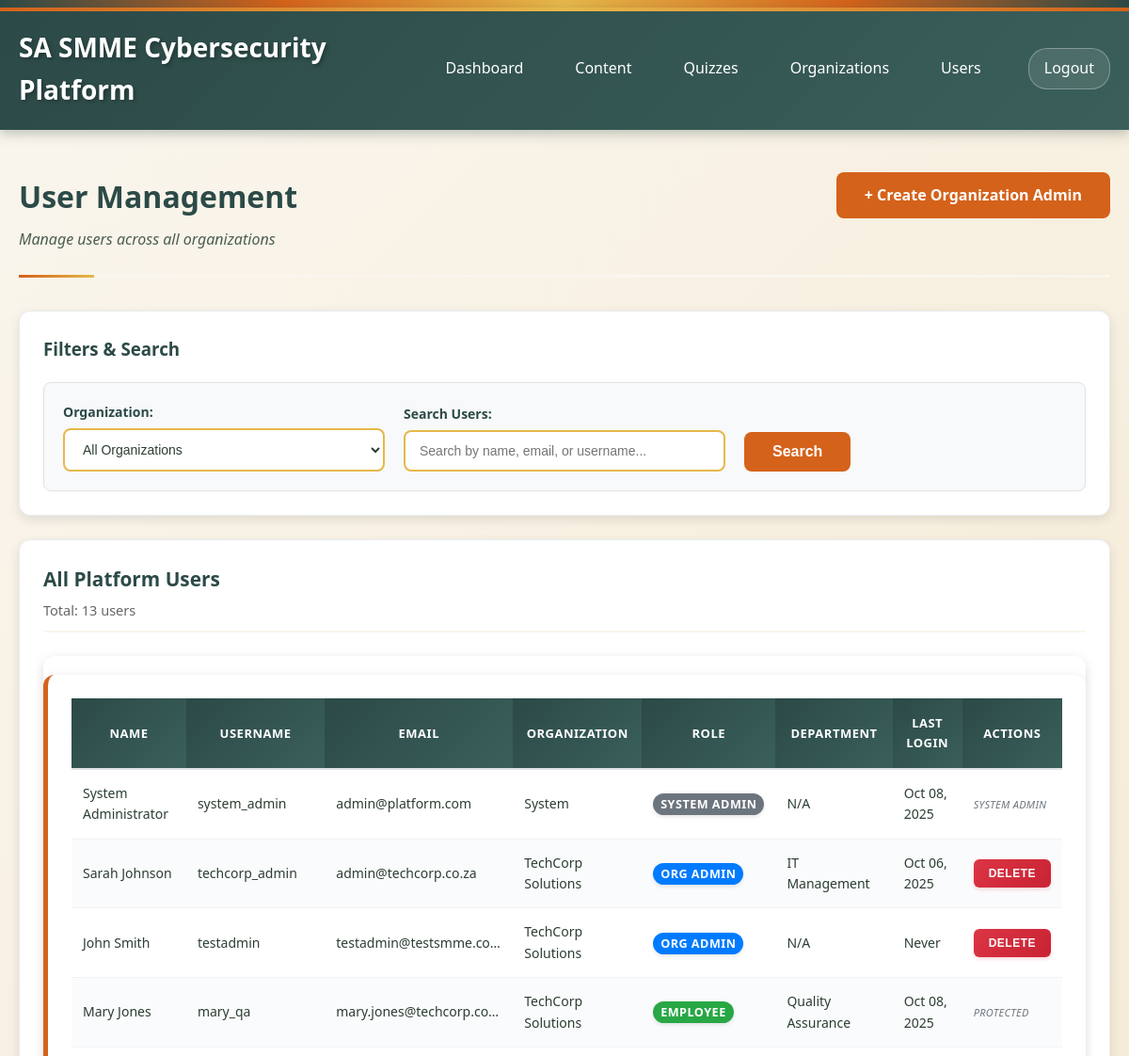
The page /user_management.php (signed in, upper part) on the database as committed earlier.
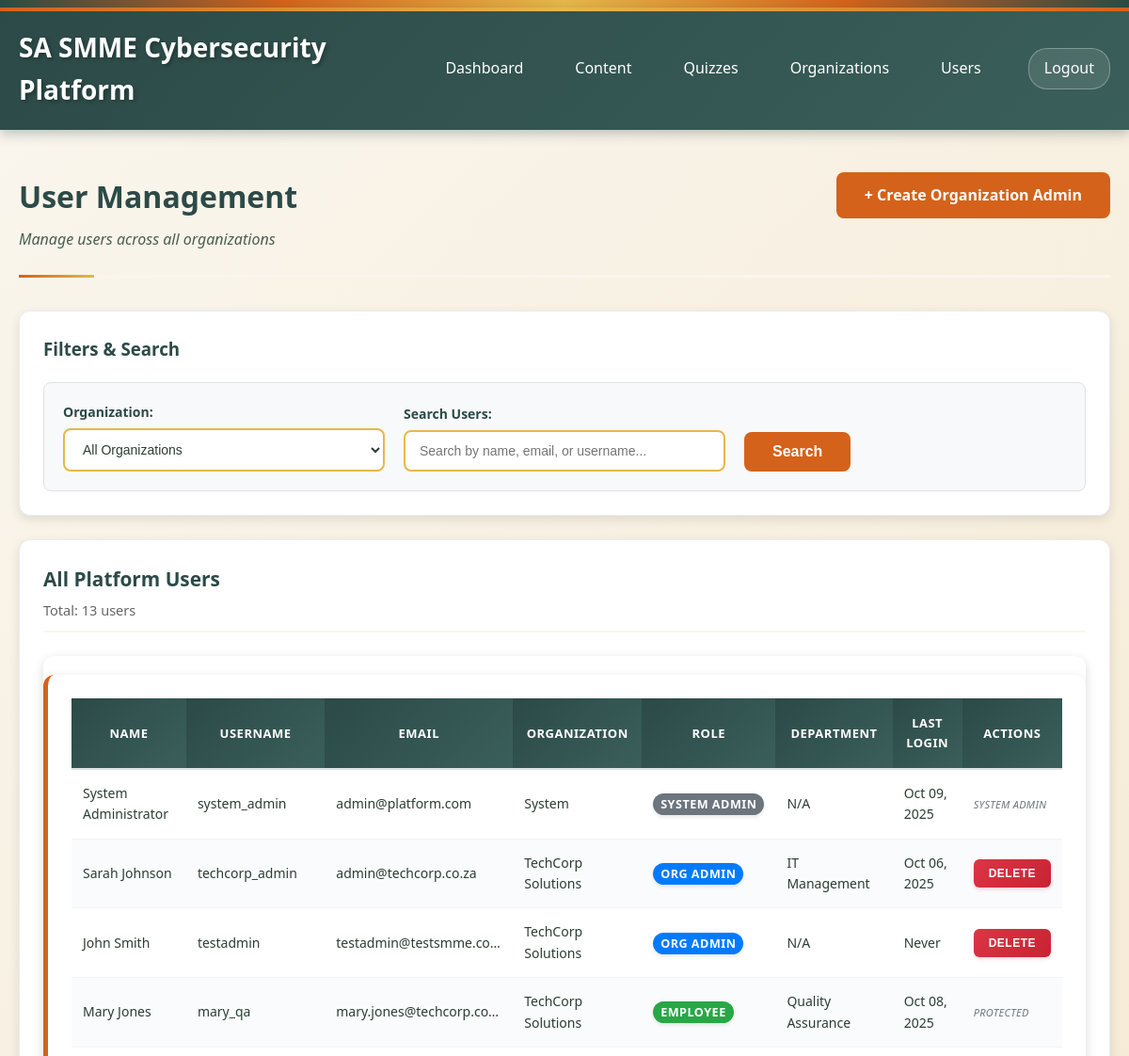
The same page on the database as committed later.
### tables this page shows
CREATE TABLE users (
    id INTEGER PRIMARY KEY AUTOINCREMENT,
    organization_id INTEGER, -- NULL for system admins
    username VARCHAR(50) UNIQUE NOT NULL,
    email VARCHAR(100) UNIQUE NOT NULL,
    password_hash VARCHAR(255) NOT NULL,
    first_name VARCHAR(50) NOT NULL,
    last_name VARCHAR(50) NOT NULL,
    role_id INTEGER NOT NULL,
    employee_id VARCHAR(50), -- Organization-specific employee ID
    department VARCHAR(100),
    job_title VARCHAR(100),
    manager_id INTEGER, -- Self-referencing for org hierarchy
    phone VARCHAR(20),
    hire_date DATE,
    status_id INTEGER DEFAULT 1,
    last_login TIMESTAMP,
    is_active BOOLEAN DEFAULT 1,
    created_at TIMESTAMP DEFAULT CURRENT_TIMESTAMP,
    updated_at TIMESTAMP DEFAULT CURRENT_TIMESTAMP,
    FOREIGN KEY (organization_id) REFERENCES organizations(id),
    FOREIGN KEY (role_id) REFERENCES roles(id),
    FOREIGN KEY (manager_id) REFERENCES users(id),
    FOREIGN KEY (status_id) REFERENCES employee_statuses(id)
);

CREATE TABLE roles (
    id INTEGER PRIMARY KEY AUTOINCREMENT,
    name VARCHAR(50) UNIQUE NOT NULL,
    description TEXT,
    level INTEGER NOT NULL, -- 1=system_admin, 2=org_admin, 3=employee
    permissions TEXT, -- JSON array of permissions
    created_at TIMESTAMP DEFAULT CURRENT_TIMESTAMP
);

### src/user_management.php (the view, shortened to what the changed rows need)
<?php
require_once __DIR__ . '/config/db.php';
try {
    if ($_SESSION['role'] === 'system_admin') {
        $where_conditions = ["u.is_active = 1"];
        $params = [];
        $where_clause = implode(' AND ', $where_conditions);
        $stmt = $pdo->prepare("
            SELECT u.*, r.name as role_name, o.name as organization_name
            FROM users u
            LEFT JOIN roles r ON u.role_id = r.id
            LEFT JOIN organizations o ON u.organization_id = o.id
            WHERE {$where_clause}
            ORDER BY u.organization_id, u.role_id, u.last_name
        ");
        $stmt->execute($params);
    }
    $users = $stmt->fetchAll(PDO::FETCH_ASSOC);
} catch (PDOException $e) {
    $users = [];
    $error = "Error loading users: " . $e->getMessage();
}
?>
<!DOCTYPE html>
<html lang="en">
<head>
    <link rel="stylesheet" href="assets/webdesign-style.css">
</head>
<body>
    <div class="header">
        <div class="header-left">
            <h1>SA SMME Cybersecurity Platform</h1>
        </div>
    </div>
    <div class="container">
        <div class="page-header-section">
            <div class="page-title-area">
                <h2 class="page-title">User Management</h2>
            </div>
        </div>
        <div class="form-card">
            <?php if (empty($users)): ?>
                <div class="info-card" style="text-align: center; padding: 60px; background: linear-gradient(135deg, #f8f9fa, #e9ecef); border-radius: 12px; border: 2px dashed #dee2e6;">
                    <h3 style="color: #6c757d; margin-bottom: 10px;">No users found</h3>
                    <p style="color: #868e96;">There are currently no active users to display.</p>
                </div>
            <?php else: ?>
                <div class="table-container">
                    <div class="users-table">
                        <table>
                            <thead>
                                <tr>
                                    <th>Name</th>
                                    <th>Username</th>
                                    <th>Email</th>
                                    <?php if ($_SESSION['role'] === 'system_admin'): ?>
                                        <th>Organization</th>
                                    <?php endif; ?>
                                    <th>Role</th>
                                    <th>Department</th>
                                    <th>Last Login</th>
                                    <?php if ($_SESSION['role'] === 'system_admin'): ?>
                                        <th>Actions</th>
                                    <?php endif; ?>
                                </tr>
                            </thead>
                            <tbody>
                        <?php foreach ($users as $user): ?>
                            <tr>
                                <td><?php echo htmlspecialchars($user['first_name'] . ' ' . $user['last_name']); ?></td>
                                <td><?php echo htmlspecialchars($user['username']); ?></td>
                                <td><?php echo htmlspecialchars($user['email']); ?></td>
                                <?php if ($_SESSION['role'] === 'system_admin'): ?>
                                    <td><?php echo htmlspecialchars($user['organization_name'] ?? 'System'); ?></td>
                                <?php endif; ?>
                                <td>
                                    <span class="role-badge" style="
                                        padding: 3px 8px;
                                        border-radius: 12px;
                                        font-size: 0.9em;
                                        font-weight: bold;
                                        color: white;
                                        background-color: <?php echo $user['role_name'] === 'system_admin' ? '#6c757d' : ($user['role_name'] === 'org_admin' ? '#007bff' : '#28a745'); ?>;
                                    ">
                                        <?php echo htmlspecialchars(ucwords(str_replace('_', ' ', $user['role_name']))); ?>
                                    </span>
                                </td>
                                <td><?php echo htmlspecialchars($user['department'] ?? 'N/A'); ?></td>
                                <td><?php echo $user['last_login'] ? date('M d, Y', strtotime($user['last_login'])) : 'Never'; ?></td>
                                <?php if ($_SESSION['role'] === 'system_admin'): ?>
                                    <td>
                                        <?php if ($user['role_name'] === 'org_admin'): ?>
                                            <button onclick="confirmDelete(<?php echo $user['id']; ?>, '<?php echo htmlspecialchars($user['first_name'] . ' ' . $user['last_name']); ?>')"
                                                    class="btn-delete">
                                                Delete
                                            </button>
                                        <?php else: ?>
                                            <span class="protected-text">
                                                <?php echo $user['role_name'] === 'system_admin' ? 'System Admin' : 'Protected'; ?>
                                            </span>
                                        <?php endif; ?>
                                    </td>
                                <?php endif; ?>
                            </tr>
                        <?php endforeach; ?>
                            </tbody>
                        </table>
                    </div>
                </div>
            <?php endif; ?>
        </div>
    </div>
</body>
</html>

Rows that differ between the two databases and show on the page:
changed users "System Administrator": last_login "Oct 08, 2025" → "Oct 09, 2025"
